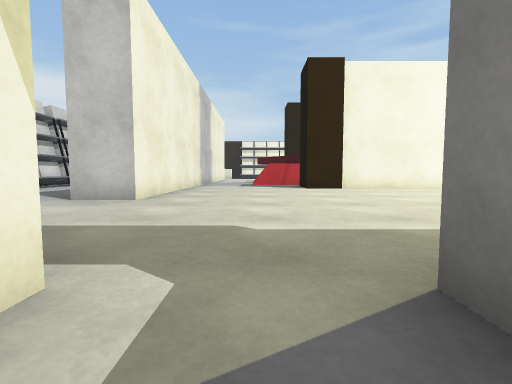
View 1 (above)

14 first-person views from a walk through a scene from a Unity 3-D project. The camera is 0.59 m above the floor, tilts 4° down and sees 85° across. The floor is counted in squares, 1 m on a side. Each view is taken from the middle of a square. On the plan, view 1 faces up. The plan holds only what a view shows up to about 9 squares ahead; the rest is blank. The place goes on beyond the plan. The player is left out. Door leaves are left out, so doorways stand open. Surface patterns are stand-ins for the level's own textures.

View 2
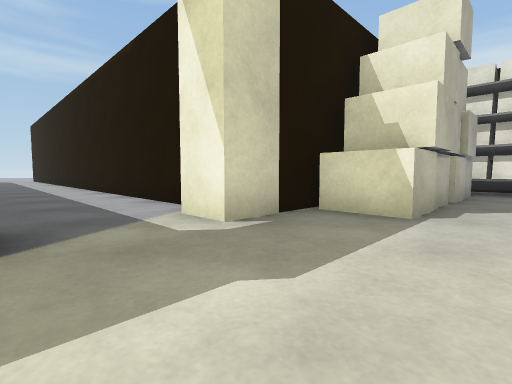

View 3
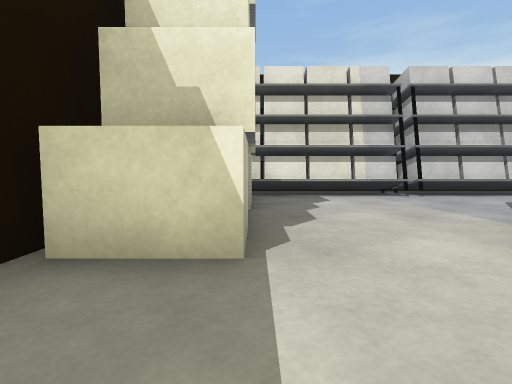

View 4
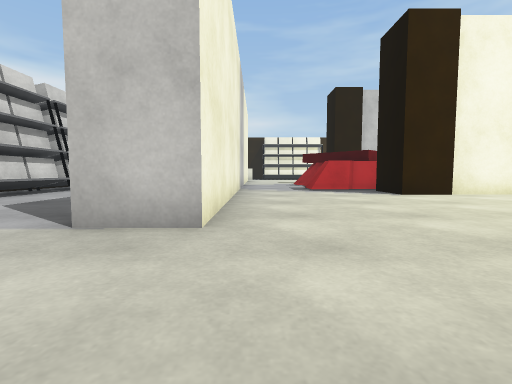

View 5
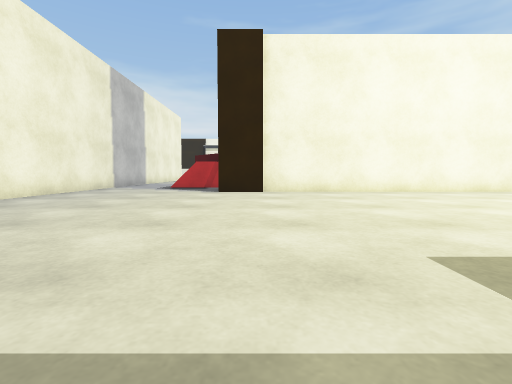

View 6
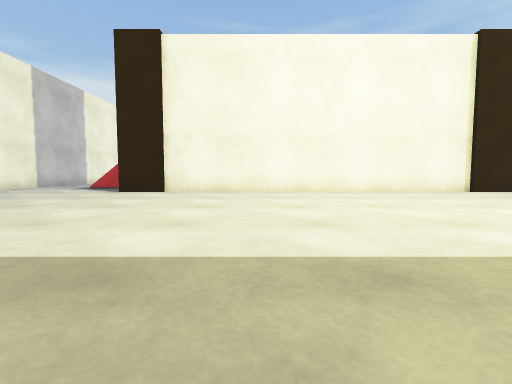

View 7
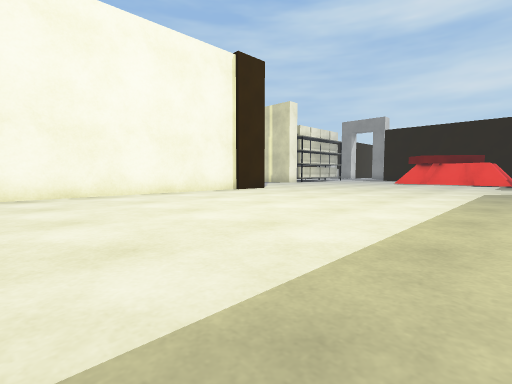

View 8
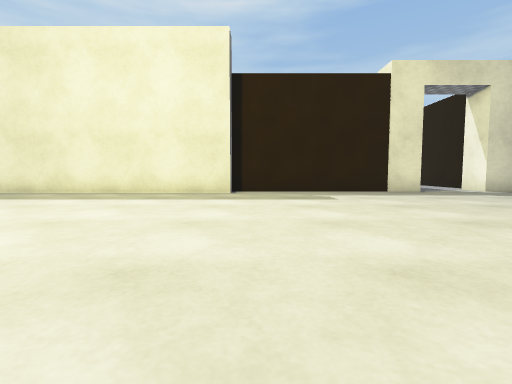

View 9
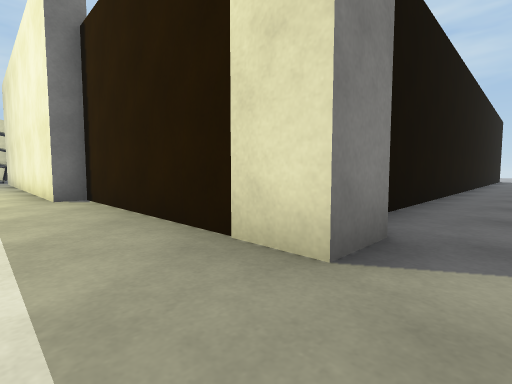

View 10
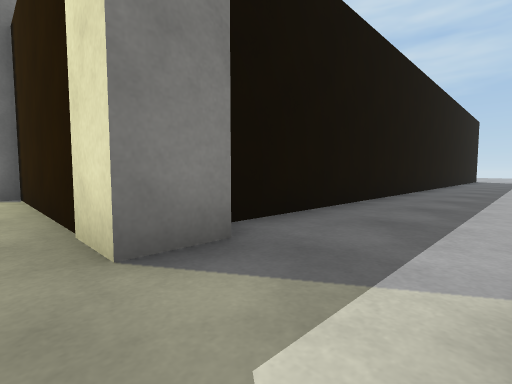

View 11
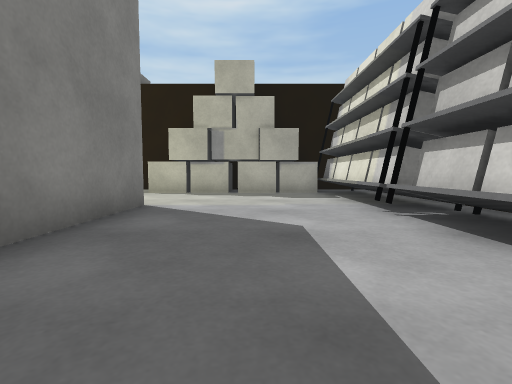

View 12
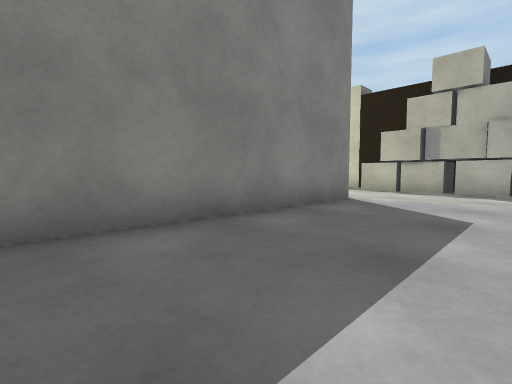

View 13
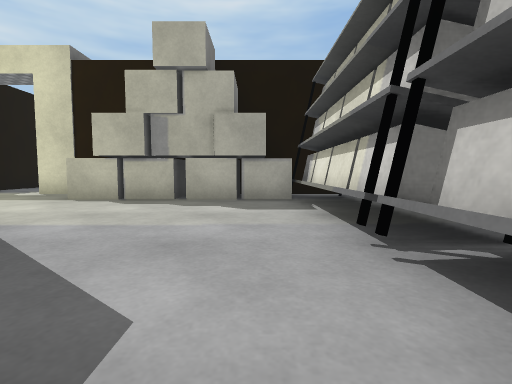

View 14
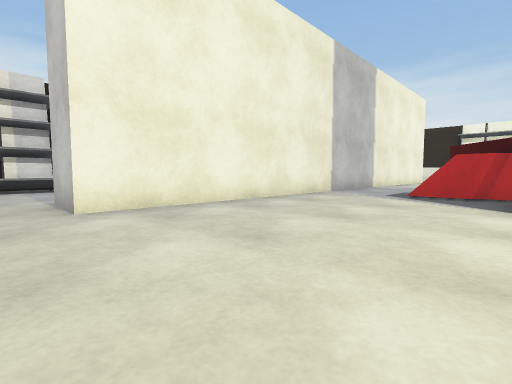

### Floor plan
Points are (right, up) in squares from view 1. A wall is a line through its corners. A room is listed if a view was taken in it or the views show most of it. See-through windows are left out.
Room 1 (view 1)
walls: (1.5, -8.2) (1.5, 0); (-1.6, -0.5) (-1.6, -6.1)
ways out: open door at (0, 1) to room 2
Room 2 (views 2, 3, 4, 5, 6, 7, 8, 9, 10, 11, 12, 13, 14)
walls: (13.8, 10.5) (1.9, 10.5) (1.9, 12); (0.9, 1.4) (6.7, 1.4) (6.7, 1.9) (13.5, 1.9); (-2.6, 12.5) (-2.6, 6) (-4, 6) (-4, 12); (-9.1, 1.4) (-1.1, 1.4)
ways out: open door at (0, 1) to room 1
objects: shelf (-9, 2) to (-8, 7); shelf (-9, 8) to (-8, 11); shelf (-9, 12) to (-8, 12); other object (-7, 2) to (-3, 3); other object (1, 12)

Where each view was taken, in squares from view 1:
view 1: 0 up, 0 right, facing up
view 2: 4 up, 1 right, facing down-left
view 3: 3 up, 1 left, facing left
view 4: 3 up, 2 left, facing up
view 5: 2 up, 3 right, facing up
view 6: 2 up, 6 right, facing up
view 7: 3 up, 6 right, facing up-right
view 8: 10 up, 6 right, facing down
view 9: 3 up, 0 right, facing down-right
view 10: 2 up, 1 left, facing down-right
view 11: 11 up, 6 left, facing down
view 12: 12 up, 7 left, facing down-right
view 13: 9 up, 7 left, facing down
view 14: 5 up, 2 right, facing up-left
